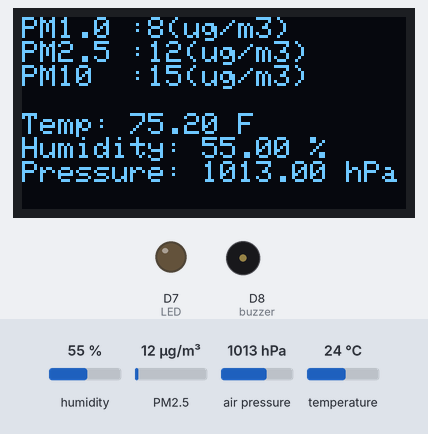
Recording of a sketch running on a simulated Seeed XIAO (SAMD21). On the bench: 128×64 one-colour display, output pins drawn as LEDs (lit = HIGH), buzzer (waves = sounding, pin HIGH). The test bench sets the inputs (shaded band); at power-on: PM2.5 12 µg/m³, humidity 55 %, air pressure 1013 hPa, temperature 24 °C. The display library's start-up logo is not drawn; what the sketch prints to the serial monitor is not drawn.

Above: at 7.6 s.
7.7 s: PM2.5 set to 32 µg/m³
At 12.6 s:
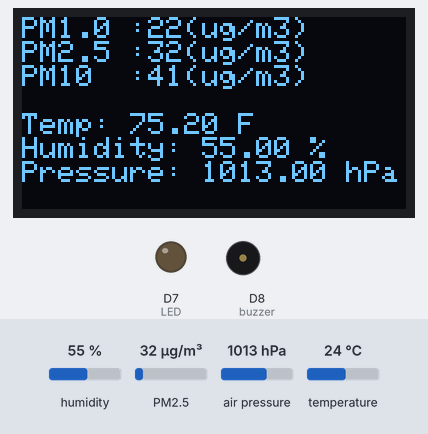
13.5 s: PM2.5 set to 39 µg/m³
At 17.6 s:
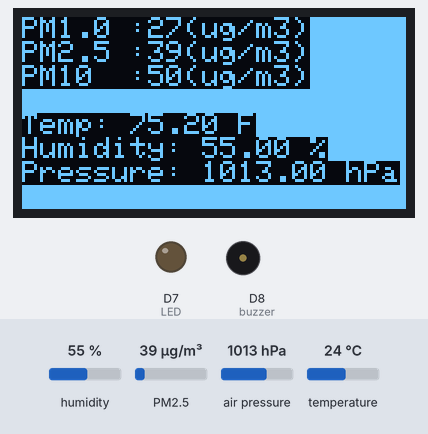
18.5 s: humidity set to 22 %
At 22.6 s:
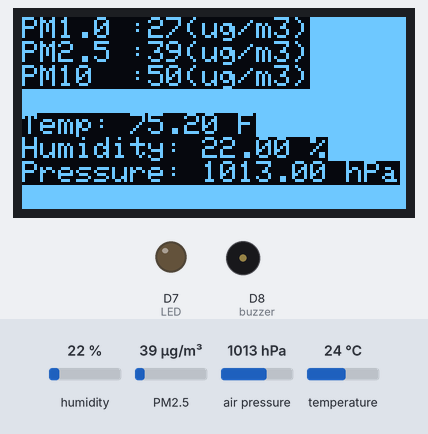
23.5 s: air pressure set to 952 hPa
At 27.6 s:
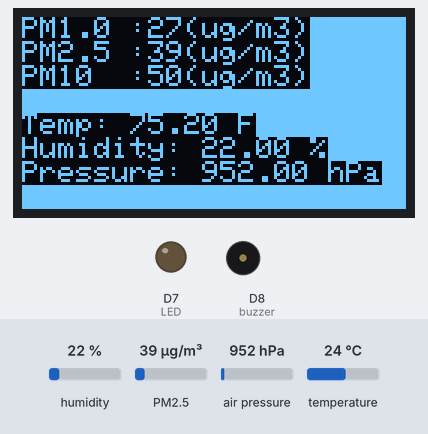
28.5 s: temperature set to 12 °C
At 32.6 s:
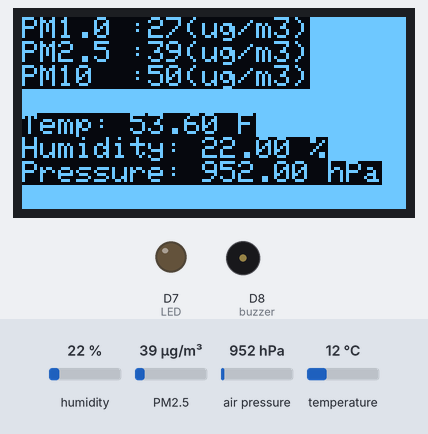
Timing chart, 0 to 34.1 s (numbered marks = the images above; inputs shaded):
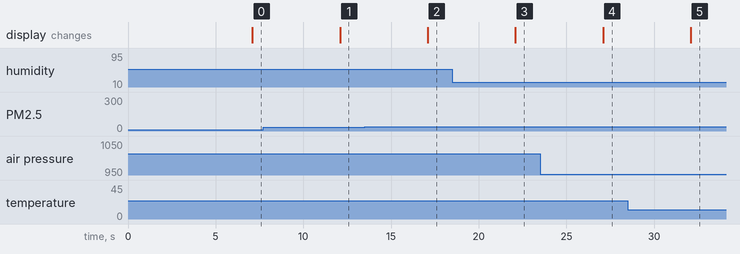

The sketch:

Air_sensor_V2.ino
```cpp
/*
Project outline:
Components
1. 1.3" I2C OLED screen (I2C address Ox3C)
2. BME280 temperture and humidity sensor (I2C address Ox78)
3. PMS5003 - PM 2.5 particulate sensor

Hardware setup
1. 50x70 mm through hole proto board
2. wired BME280 and OLED via I2C on Wemos D1-D2 pins
3. PMS5002 via software Serial on pins D5, D6
4. wired buzzer on D0, with inline switch under the Wemosin case it gets annoying
5. wired LED on D7
6. Modeled housing and printed

Code taken from Libraraies:
1. PMS Library by Mariusz Kacki
2. Adafruit BME sensor
3. non-blocking timer: https://eloquentarduino.github.io/2019/12/non-blocking-arduino-code/
*/

// Air Sensor setup
#include "PMS.h"
#include "SoftwareSerial.h"
SoftwareSerial pmsSerial(14, 12); // RX, TX trying to use GPIO number i/o wemos pin #
PMS pms(pmsSerial);
PMS::DATA data;

// BME280 Sensor setup
#include <Wire.h>
#include <Adafruit_Sensor.h>
#include <Adafruit_BME280.h>

Adafruit_BME280 bme; // use I2C interface

// Display Setup
#include <Adafruit_SH110X.h>   // OLED display library
//#include <Adafruit_GFX.h>       // Graphics for rectangle bar graph// For LED status
#define i2c_Address 0x3C
#define SCREEN_WIDTH 128 // OLED display width, in pixels
#define SCREEN_HEIGHT 64 // OLED display height, in pixels
#define OLED_RESET -1   //   QT-PY / XIAO
Adafruit_SH1106G display = Adafruit_SH1106G(SCREEN_WIDTH, SCREEN_HEIGHT, &Wire, OLED_RESET);


//Global Variable
#define every(interval) \
    static uint32_t __every__##interval = millis(); \
    if (millis() - __every__##interval >= interval && (__every__##interval = millis()))

#define Millis
#define Second  *1000
#define Seconds *1000
int interval = 1 Second;
#define LED D7
#define buzzer D8


void setup(){
pinMode(LED, OUTPUT);
pinMode(buzzer, OUTPUT);
digitalWrite(LED, LOW);
digitalWrite(buzzer, LOW);

  Serial.begin(115200);
  pmsSerial.begin(115200);

  // OLED Setup
  // SSD1306_SWITCHCAPVCC = generate display voltage from 3.3V internally
  if (!display.begin(i2c_Address, true)) { // Address 0x3C default
      Serial.println(F("Display allocation failed"));
  }

  display.display();
  delay(2000);
  display.clearDisplay();

  Serial.println(F("BME280 Sensor event test"));

unsigned status;
    // You can also pass in a Wire library object like &Wire2
    status = bme.begin(0x76);

  if (!status) {
    Serial.println(F("Could not find a valid BME280 sensor, check wiring!"));
    while (1) delay(10);
  } else {
    Serial.println(F("BME280 sensor initiated successfully"));
  }

}

void loop(){
   every(5000 Millis) {

if (pms.read(data)) {
Serial.print("read data code read");
  Serial.print(F("Temperature = "));
  Serial.print(1.8 * bme.readTemperature() + 32);
  Serial.println(" *F");

  Serial.print(F("Humidity = "));
  Serial.print(bme.readHumidity());
  Serial.println(" %");

  Serial.print(F("Pressure = "));
  Serial.print(bme.readPressure() / 100.0F);
  Serial.println(" hPa");

  Serial.println();

// Oled display functions
  display.clearDisplay();
  delay(1);
  display.setTextColor(SH110X_WHITE); //required otherwise blank screen
  if ((data.PM_AE_UG_2_5) >= 35 || (data.PM_AE_UG_10_0) >= 135) {
    display.setTextColor(SH110X_BLACK, SH110X_WHITE); // 'inverted' text
    display.invertDisplay(true);
    //highLevels();
  } else {
  //display.setTextColor(SH110X_WHITE); //required otherwise blank screen
  display.invertDisplay(false);
  }
  display.setTextSize(1);
display.setCursor(0, 0);
//display.print("PM2: ");
//display.println(PM25Global);

    display.println("PM1.0 :" + String(data.PM_AE_UG_1_0) + "(ug/m3)");
    display.println("PM2.5 :" + String(data.PM_AE_UG_2_5) + "(ug/m3)");
    display.println("PM10  :" + String(data.PM_AE_UG_10_0) + "(ug/m3)");


  //display.setTextSize(1);
  display.println();
  display.print(F("Temp: "));
  display.print(1.8 * bme.readTemperature() + 32);
  display.println(" F");

  display.print(F("Humidity: "));
  display.print(bme.readHumidity());
  display.println(" %");

  display.print(F("Pressure: "));
  display.print(bme.readPressure() / 100.0F);
  display.println(" hPa");
  display.display();


  } else {
    Serial.println("No PM2.5 Module Data found, check wiring");
  }

}
}


//void highLevels() {
//  every(1000 Millis){
//   digitalWrite(LED, HIGH);
//   delay(100);
//   digitalWrite(LED, LOW);
//  }
//
//  every(60000 Millis) {
//   tone(buzzer, 1500);
//   delay(10);
//   noTone(buzzer);
//  }
//}
```

Measured:
- the behaviour switches between 34 and 35 µg/m³ on PM2.5 (found by bisection; images 1 and 2)
- after the input at 7.7 s, the display: changes after 4.4 s (image 1)
- after the input at 13.5 s, the display: changes after 3.6 s (image 2)
- after the input at 18.5 s, the display: changes after 3.6 s (image 3)
- after the input at 23.5 s, the display: changes after 3.6 s (image 4)
- after the input at 28.5 s, the display: changes after 3.6 s (image 5)
